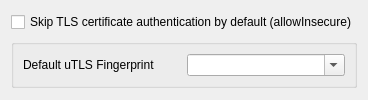
                    <widget class="QWidget" name="tab_5">
                        <attribute name="title">
                            <string>Security</string>
                        </attribute>
                        <layout class="QVBoxLayout" name="verticalLayout_4">
                            <item>
                                <widget class="QCheckBox" name="skip_cert">
                                    <property name="text">
                                        <string>Skip TLS certificate authentication by default (allowInsecure)</string>
                                    </property>
                                </widget>
                            </item>
                            <item>
                                <widget class="QGroupBox" name="horizontalGroupBox2">
                                    <property name="sizePolicy">
                                        <sizepolicy hsizetype="Preferred" vsizetype="Maximum">
                                            <horstretch>0</horstretch>
                                            <verstretch>0</verstretch>
                                        </sizepolicy>
                                    </property>
                                    <layout class="QHBoxLayout" name="horizontalLayout_26">
                                        <item>
                                            <widget class="QLabel" name="label_18">
                                                <property name="text">
                                                    <string>Default uTLS Fingerprint</string>
                                                </property>
                                            </widget>
                                        </item>
                                        <item>
                                            <widget class="QComboBox" name="utlsFingerprint">
                                                <property name="editable">
                                                    <bool>true</bool>
                                                </property>
                                            </widget>
                                        </item>
                                    </layout>
                                </widget>
                            </item>
                        </layout>
                    </widget>
